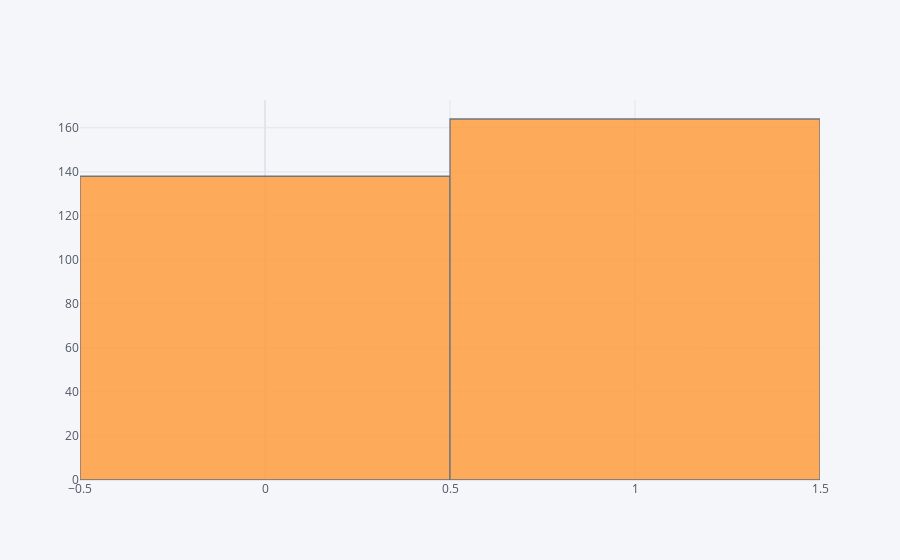

Notebook code for this chart:
### Code cell
df['target'].iplot(kind='hist')

### Figure 1 — Plotly figure (JSON) as saved in the notebook; plotly's stock layout.template omitted (floating-point values rounded to 4 significant figures; data arrays with more than 128 entries replaced by an {"elided": "..."} marker saying what was removed)
{"data": [{"histfunc": "count", "histnorm": "", "marker": {"color": "rgba(255, 153, 51, 1.0)", "line": {"color": "#4D5663", "width": 1.3}}, "name": "target", "opacity": 0.8, "orientation": "v", "type": "histogram", "x": {"elided": "302 int values"}}], "layout": {"barmode": "overlay", "legend": {"bgcolor": "#F5F6F9", "font": {"color": "#4D5663"}}, "paper_bgcolor": "#F5F6F9", "plot_bgcolor": "#F5F6F9", "title": {"font": {"color": "#4D5663"}}, "xaxis": {"gridcolor": "#E1E5ED", "showgrid": true, "tickfont": {"color": "#4D5663"}, "title": {"font": {"color": "#4D5663"}, "text": ""}, "zerolinecolor": "#E1E5ED"}, "yaxis": {"gridcolor": "#E1E5ED", "showgrid": true, "tickfont": {"color": "#4D5663"}, "title": {"font": {"color": "#4D5663"}, "text": ""}, "zerolinecolor": "#E1E5ED"}}}
